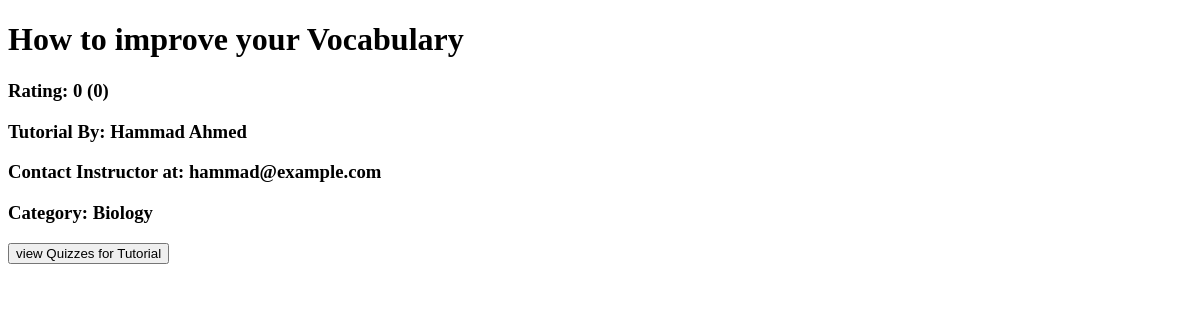
The app's page /Views/tutorial.php?id=18 (signed in), older data.
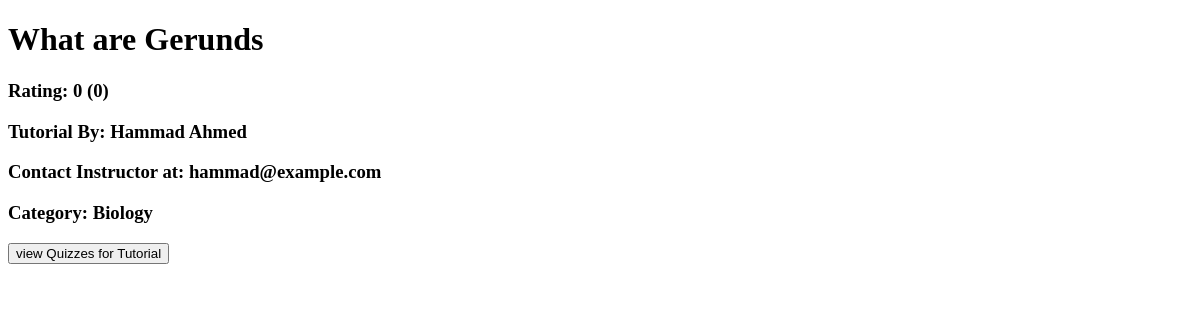
The same page, newer data.
### tables this page shows
CREATE TABLE `tutorial` ( `id` INT NOT NULL AUTO_INCREMENT , `category_id` INT NOT NULL , `instructor` VARCHAR(100) NOT NULL , `title` VARCHAR(100) NOT NULL , `description` VARCHAR(1000) NOT NULL , `video` VARCHAR(100) NULL , PRIMARY KEY (`id`));

### Models/TutorialModel.php (called while the page is built, shortened)
<?php
	require_once "DBconfig.php";
	function getTutorialByID($id){
		global $database_connection;
		$sql_query         = "SELECT * FROM tutorial WHERE id='$id'";
		$sql_query_execute = mysqli_query($database_connection, $sql_query);
		$sql_query_result  = mysqli_fetch_array($sql_query_execute);
		return $sql_query_result;
	}
?>

### Models/StudentTutorialBridgeModel.php (called while the page is built, shortened)
<?php
	require_once "DBconfig.php";
	function getTutorialAvgRating($tutorial_id){
		global $database_connection;
		$sql_query         = "SELECT ROUND(AVG(tutorial_rating), 2) FROM student_tutorial_bridge WHERE " .
		    				 "tutorial_id='$tutorial_id'";
		$sql_query_execute = mysqli_query($database_connection, $sql_query);
		$sql_query_result  = mysqli_fetch_array($sql_query_execute);
		return $sql_query_result;
	}
	function getTutorialNumOfRatings($tutorial_id){
		global $database_connection;
		$sql_query         = "SELECT COUNT(tutorial_rating) FROM student_tutorial_bridge WHERE " .
		    				 "tutorial_id='$tutorial_id'";
		$sql_query_execute = mysqli_query($database_connection, $sql_query);
		$sql_query_result  = mysqli_fetch_array($sql_query_execute);
		return $sql_query_result;
	}
?>

### Models/UserModel.php (called while the page is built, shortened)
<?php
	require_once "DBconfig.php";
	function getTeacherByEmail($email){
		global $database_connection;
		$sql_query         = "SELECT * FROM teacher WHERE email='$email'";
		$sql_query_execute = mysqli_query($database_connection, $sql_query);
		$sql_query_result  = mysqli_fetch_array($sql_query_execute);
		return $sql_query_result;
	}
?>

### Models/TutorialCategoryModel.php (called while the page is built, shortened)
<?php
	require_once "DBconfig.php";
	function getCategoryNameByID($id){
		global $database_connection;
		$sql_query         = "SELECT * FROM tutorial_categeory WHERE id='$id'";
		$sql_query_execute = mysqli_query($database_connection, $sql_query);
		$sql_query_result  = mysqli_fetch_array($sql_query_execute);
		return $sql_query_result;
	}
?>

### Views/tutorial.php (the view, shortened to what this page needs)
<?php
	$teacher_loggedin  = false;
	if(isset($_SESSION['current_teacher_email']) && isset($_SESSION['current_teacher_username'])){
		$teacher_loggedin  = true;
	}
	elseif (isset($_SESSION['current_student_email']) && isset($_SESSION['current_student_username'])) {
		$student_email     = $_SESSION["current_student_email"];
		$student_username  = $_SESSION["current_student_username"];
		$student_loggedin  = true;
	}
	elseif(isset($_SESSION['admin_email']) && isset($_SESSION['admin_username'])){
		header("location: adminPanel.php?invalidAcess=ture");
	}
	else{
		header("location: login.php?notloggedin=true");
	}
	require_once "../Models/TutorialModel.php";
	require_once "../Models/TutorialCategoryModel.php";
	require_once "../Models/UserModel.php";
	require_once "../Models/QuizModel.php";
	require_once "../Models/StudentTutorialBridgeModel.php";
	$tutorial_id = $_GET["id"];
	$tutorial    = getTutorialByID($tutorial_id);
	$title               = $tutorial["title"];
	$tutorial_instructor = getTeacherByEmail($tutorial["instructor"]);
	$category    		 = getCategoryNameByID($tutorial["category_id"]);
	$avg_tutorial_rating = getTutorialAvgRating($tutorial_id)[0];
	$num_tutorial_rating = getTutorialNumOfRatings($tutorial_id)[0];
?>
<!DOCTYPE html>
<html>
<head>
</head>
<body>
	<h1><?php echo $title ?></h1>
	<h3>
		Rating: <?php echo $avg_tutorial_rating ? $avg_tutorial_rating : 0 ?>
		(<?php echo $num_tutorial_rating ?>)
	</h3>
	<h3>Tutorial By: <?php echo $tutorial_instructor["username"] ?></h3>
	<h3>Contact Instructor at: <?php echo $tutorial_instructor["email"] ?></h3>
	<h3>Category: <?php echo $category["name"] ?></h3>
	<?php
		if($teacher_loggedin){?>
			<form name="viewQuizForm" action="viewQuiz.php" method="POST">
				<button name='view'>view Quizzes for Tutorial</button>
			</form><br>
	<?php	}
	?>
</body>
</html>

Row changes from the older to the newer data that the page shows:
changed tutorial: title "How to improve your Vocabulary" → "What are Gerunds"
